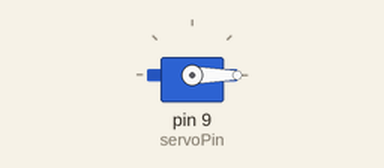
The sketch below on a simulated Arduino Uno, built with avr-gcc and run on an emulated ATmega328P. Shown: servo.

Above: at 0.05 s.
At 0.75 s:
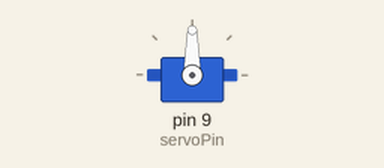
At 1.5 s:
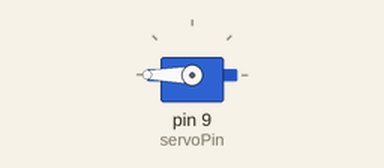
Timing chart, 0 to 3.5 s (numbered marks = the images above):
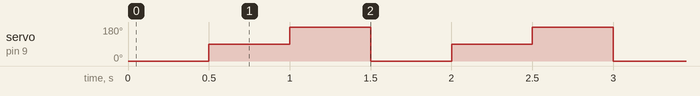

Measured:
- by itself, servo on pin 9 (servoPin): repeats every 1.5 s: 180° 0.50 s, 0° 0.50 s, 90° 0.50 s

The sketch:

SteeringTest.ino
```cpp
#include <Servo.h>
Servo steering;
const int servoPin = 9;
void setup() {
  Serial.begin(9600);
  steering.attach(servoPin);
}

void loop() {
  steering.write(0);
  delay(500);
  steering.write(90);
  delay(500);
  steering.write(180);
  delay(500);
}
```
